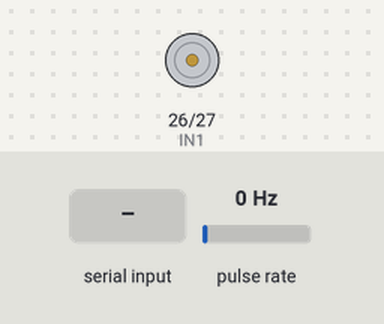
This sketch was run on a simulated ESP32. On the bench: motor-driver pin pairs drawn as motors (green arrow = first pin HIGH = forward, orange = second pin HIGH = backward, longer = more drive, scaled by the enable pin). Wiring (inferred from the names in the program): pulse sensor: data GPIO 34. Inputs (shaded band) come from the test bench; at power-on: pulse rate 0 Hz. What the sketch prints to the serial monitor is not drawn.

Above: at 1.2 s.
1.3 s: "90,45\n" received over Serial
At 2.1 s:
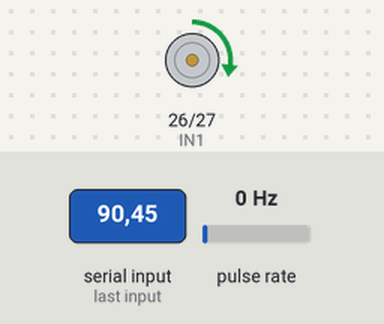
3.8 s: "200\n" received over Serial
At 4.4 s:
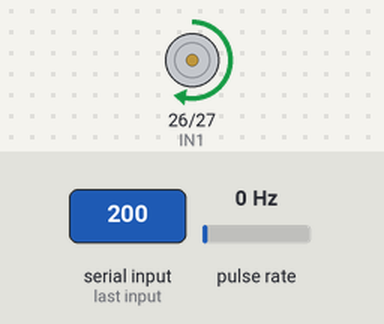
6.3 s: "30,150\n" received over Serial
At 8.4 s:
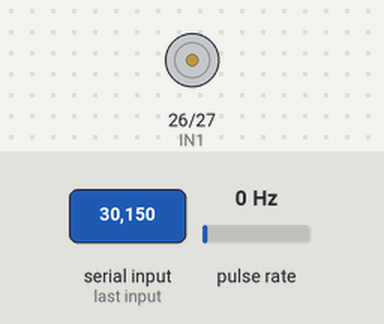
Timing chart, 0 to 9.9 s (numbered marks = the images above; inputs shaded):
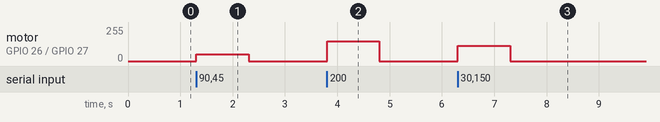

The sketch:

comFinal.ino
```cpp
#define IN1 26          // L298N 控制腳
#define IN2 27
#define ENA 25          // PWM 輸出腳位
#define ENCODER_PIN 34  // 編碼器 A 相（C1）

volatile long encoderCount = 0;

// PID 參數
float Kp = 0.6, Ki = 0.03, Kd = 0.15;
float integral = 0;
float previous_error = 0;

void IRAM_ATTR readEncoder() {
  encoderCount++;
}

void setup() {
  Serial.begin(115200);

  pinMode(IN1, OUTPUT);
  pinMode(IN2, OUTPUT);
  pinMode(ENA, OUTPUT);

  pinMode(ENCODER_PIN, INPUT);
  attachInterrupt(digitalPinToInterrupt(ENCODER_PIN), readEncoder, RISING);

  Serial.println("PID啟動");
}

void analogMotorWrite(int pwmVal, bool direction) {
  pwmVal = constrain(pwmVal, 0, 255);
  if (direction) {
    digitalWrite(IN1, HIGH);
    digitalWrite(IN2, LOW);
  } else {
    digitalWrite(IN1, LOW);
    digitalWrite(IN2, HIGH);
  }
  analogWrite(ENA, pwmVal);
}

void loop() {
  static int target_error = 0;

  if (Serial.available()) {
    target_error = Serial.parseInt();
  }

  float error = target_error;


  if (abs(error) < 20) {
    analogMotorWrite(0, true);
    integral = 0;
    Serial.println("偏差:0,輸出:0");
    return;
  }

  integral += error;
  integral = constrain(integral, -300, 300);

  if (abs(error) < 5) {
    integral = 0;
  }

  float derivative = error - previous_error;
  float output = Kp * error + Ki * integral + Kd * derivative;
  previous_error = error;

  output = constrain(output, -255, 255);

  if (abs(output) > 0 && abs(output) < 50) {
    output = (output > 0) ? 50 : -50;
  }

  Serial.print("偏差:");
  Serial.print(target_error);
  Serial.print(",輸出:");
  Serial.println(output);

  if (output > 0) {
    analogMotorWrite(output, true);
  } else if (output < 0) {
    analogMotorWrite(-output, false);
  } else {
    analogMotorWrite(0, true);
  }
}
```

Measured:
- after the input at 1.3 s, motor on GPIO 26 (IN1) / GPIO 27 (IN2): stopped → forward 50/255 at once, → stopped 1.0 s later
- after the input at 3.8 s, motor on GPIO 26 (IN1) / GPIO 27 (IN2): stopped → forward 149/255 at once, → stopped 1.0 s later
- after the input at 6.3 s, motor on GPIO 26 (IN1) / GPIO 27 (IN2): stopped → forward 113/255 at once, → stopped 1.0 s later
